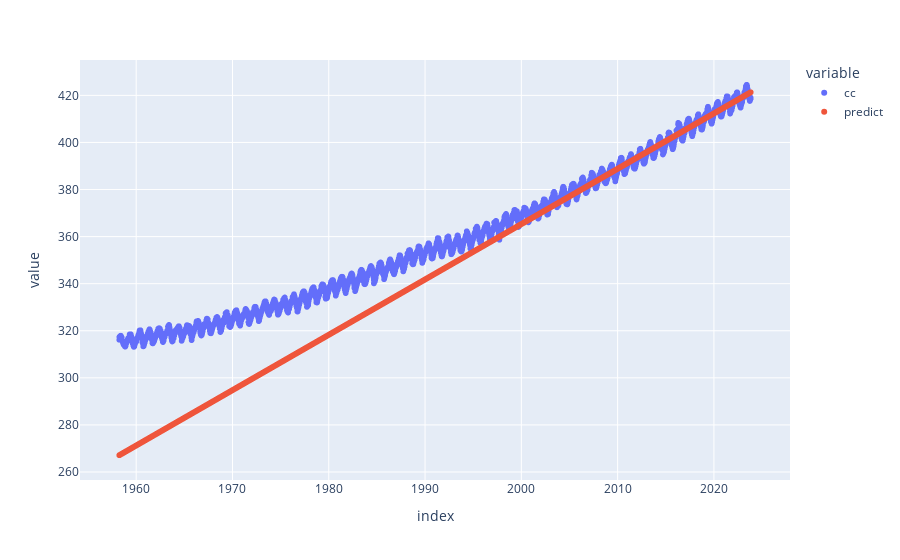

The code cell stored with this chart in its notebook:
### Markdown cell above
### Linear Regression

Play around with `sample_weight`. Tip:

~~~
wfactor = 1 #0 # 0 #0.5 # 1# -1
weight = (np.exp(x.astype(float)/1e17 * wfactor)).reshape(-1,)


model = LinearRegression()
...
~~~

### Code cell
from sklearn.linear_model import LinearRegression
import plotly_express as px

x = np.array(dg.index.to_numpy(), dtype=float).reshape(-1,1)
y = dg['cc']

wfactor = 1 #0 # 0 #0.5 # 1# -1
weight = (np.exp(x.astype(float)/1e17 * wfactor)).reshape(-1,)
# dg["date"] = dg.index
# df['day_of_year'] = df['date'].dt.dayofyear

model = LinearRegression().fit(x, y, sample_weight=weight)
y_pred = model.predict(x)
dg["predict"] = y_pred
px.scatter(dg)

### Figure 1 — Plotly figure (JSON) as saved in the notebook; plotly's stock layout.template omitted (floating-point values rounded to 4 significant figures; data arrays with more than 128 entries replaced by an {"elided": "..."} marker saying what was removed)
{"data": [{"hovertemplate": "variable=cc<br>index=%{x}<br>value=%{y}<extra></extra>", "legendgroup": "cc", "marker": {"color": "#636efa", "symbol": "circle"}, "mode": "markers", "name": "cc", "showlegend": true, "type": "scattergl", "x": {"elided": "3423 str values"}, "xaxis": "x", "y": {"elided": "3423 float values"}, "yaxis": "y"}, {"hovertemplate": "variable=predict<br>index=%{x}<br>value=%{y}<extra></extra>", "legendgroup": "predict", "marker": {"color": "#EF553B", "symbol": "circle"}, "mode": "markers", "name": "predict", "showlegend": true, "type": "scattergl", "x": {"elided": "3423 str values"}, "xaxis": "x", "y": {"elided": "3423 float values"}, "yaxis": "y"}], "layout": {"legend": {"title": {"text": "variable"}, "tracegroupgap": 0}, "margin": {"t": 60}, "xaxis": {"anchor": "y", "domain": [0, 1], "title": {"text": "index"}}, "yaxis": {"anchor": "x", "domain": [0, 1], "title": {"text": "value"}}}}
